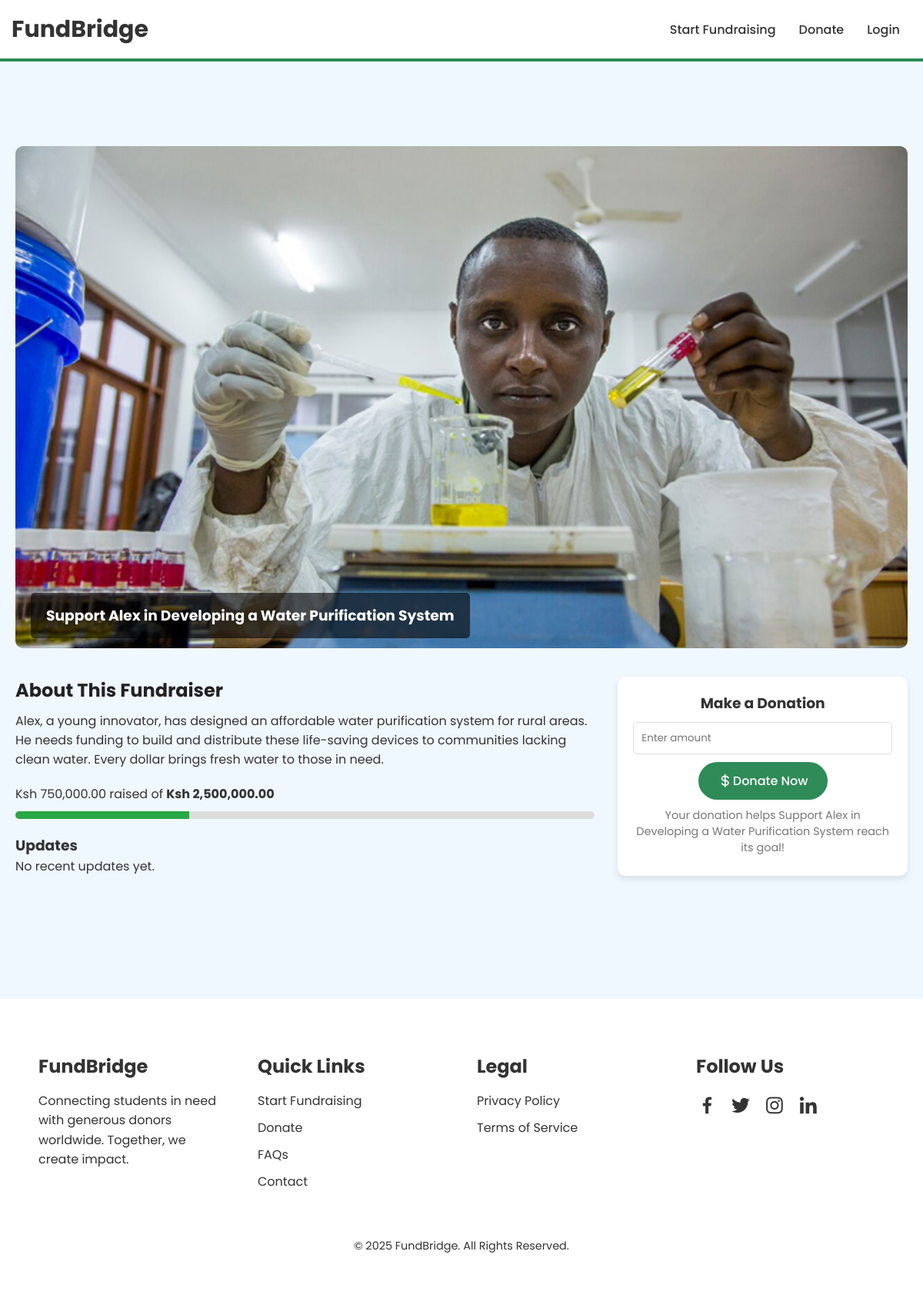
/fundraiser/2/, run on the app's committed database.
### fundrequests/models.py (models this page shows, shortened)
class Fundraiser(models.Model):
    CATEGORY_CHOICES = [
        ("academic", "Academic"),
        ("talent", "Talent"),
    ]
    title = models.CharField(max_length=255, help_text="Title of the fundraiser")
    description = models.TextField(help_text="Brief description of the fundraiser")
    category = models.CharField(max_length=10, choices=CATEGORY_CHOICES, default="academic")
    image = models.ImageField(upload_to="fundraiser_images/", default="default.jpg")
    target_amount = models.DecimalField(max_digits=10, decimal_places=2, help_text="Target amount to be raised")
    raised_amount = models.DecimalField(max_digits=10, decimal_places=2, default=0.00, help_text="Amount already raised")
    created_by = models.ForeignKey(User, on_delete=models.CASCADE, help_text="User who created the fundraiser")
    created_at = models.DateTimeField(auto_now_add=True)
    approved = models.BooleanField(default=False, help_text="Admin approval status")
    def progress_percentage(self):
        if self.target_amount > 0:
            return (self.raised_amount / self.target_amount) * 100
        return 0

### fundrequests/views.py (the view)
# urls.py: path("fundraiser/<int:fundraiser_id>/", fundraiser_detail, name="fundraiser_detail"),
def fundraiser_detail(request, fundraiser_id):
    fundraiser = get_object_or_404(Fundraiser, id=fundraiser_id)
    return render(request, "fundraiser_details.html", {"fundraiser": fundraiser})

### templates/fundraiser_details.html (shortened to what this page needs)
{% extends "base.html" %} {% load static %} {%load humanize%}  {%block extra_css %}
<link rel="stylesheet" href="{% static 'css/fundraiser-details.css' %}" />
{% endblock %} {%block content%}
<section class="fundraiser-details">
  <div class="container">
    <div class="fundraiser-hero">
      <img src="{{ fundraiser.image.url }}" alt="{{ fundraiser.title }}" />
      <div class="hero-overlay">
        <h3>{{ fundraiser.title }}</h3>
      </div>
    </div>
    <div class="fundraiser-content">
      <div class="fundraiser-info">
        <h2>About This Fundraiser</h2>
        <p>{{ fundraiser.description }}</p>
        <div class="progress-container">
          <span
            >Ksh {{ fundraiser.raised_amount|intcomma }} raised of
            <strong>Ksh {{fundraiser.target_amount|intcomma}}</strong>
          </span>
          <div class="progress-bar">
            <div
              class="progress"
              style="width: {{ fundraiser.progress_percentage }}%"
            ></div>
          </div>
        </div>
        <h3>Updates</h3>
        <p>No recent updates yet.</p>
      </div>
      <div class="donate-box">
        <h3>Make a Donation</h3>
        <form action="" method="POST">
          <input
            type="number"
            name="amount"
            placeholder="Enter amount"
            required
          />
          <button type="submit" class="btn-primary">
            <i class="bx bx-dollar"></i> Donate Now
          </button>
        </form>
        <p class="small-text">
          Your donation helps {{ fundraiser.title }} reach its goal!
        </p>
      </div>
    </div>
  </div>
</section>
{% endblock %}

### templates/base.html (shortened to what this page needs)
{% load static %}
<!DOCTYPE html>
<html lang="en">
  <head>
    <link
      rel="stylesheet"
      href="https://unpkg.com/boxicons@latest/css/boxicons.min.css"
    />
    <link rel="stylesheet" href="{% static 'css/base.css' %}" />
    {% block extra_css %}{% endblock %}
  </head>
  <body>
    <header>
      <div class="logo">
        <h1><a href="{% url 'home' %}">FundBridge</a></h1>
      </div>
      <nav>
        <ul id="nav-list">
          <li><a href="{% url 'create_fundraiser' %}">Start Fundraising</a></li>
          <li><a href="#">Donate</a></li>
          {% if user.is_authenticated %}
          <li><a href="#">My Account</a></li>
          <li><a href="#">Logout</a></li>
          {% else %}
          <li><a href="{% url 'login' %}">Login</a></li>
          {% endif %}
        </ul>
      </nav>
    </header>
    <main class="main">
       {% block content %} {% endblock %}
    </main>
    <footer>
      <div class="container">
        <div class="footer-grid">
          <div class="footer-section">
            <h2 class="heading">FundBridge</h2>
            <p>
              Connecting students in need with generous donors worldwide.
              Together, we create impact.
            </p>
          </div>
          <div class="footer-section">
            <h3 class="heading">Quick Links</h3>
            <ul>
              <li>
                <a href="{% url 'create_fundraiser' %}">Start Fundraising</a>
              </li>
              <li><a href="#">Donate</a></li>
              <li><a href="#">FAQs</a></li>
              <li><a href="#">Contact</a></li>
            </ul>
          </div>
          <div class="footer-section">
            <h3 class="heading">Legal</h3>
            <ul>
              <li><a href="#">Privacy Policy</a></li>
              <li><a href="#">Terms of Service</a></li>
            </ul>
          </div>
          <div class="footer-section">
            <h3 class="heading">Follow Us</h3>
            <div class="social-icons">
              <a href="#"><i class="bx bxl-facebook"></i></a>
              <a href="#"><i class="bx bxl-twitter"></i></a>
              <a href="#"><i class="bx bxl-instagram"></i></a>
              <a href="#"><i class="bx bxl-linkedin"></i></a>
            </div>
          </div>
        </div>
        <div class="footer-bottom">
          <p>&copy; 2025 FundBridge. All Rights Reserved.</p>
        </div>
      </div>
    </footer>
  </body>
</html>

### static/css/base.css (style rules this page uses)
:root { --primary-color: #2e8b57; --secondary-color: #fab150; --background-color: #f0f8ff; --text-color: #333; --white-color: #ffffff; }
* { padding: 0; margin: 0; outline: 0; border: 0; font-family: "Poppins", sans-serif; box-sizing: border-box; }
body { background-color: var(--background-color); color: var(--text-color); scroll-behavior: smooth; }
.main { padding: 80px 0 50px 0; }
header { background-color: var(--white-color); color: var(--text-color); padding: 15px; display: flex; justify-content: space-between; align-items: center; position: fixed; top: 0; left: 0; right: 0; height: 80px; z-index: 1000; border-bottom: 4px solid var(--primary-color); }
header .logo h1 { margin: 0; font-size: 30px; }
header .logo a { color: var(--text-color); text-decoration: none; }
nav ul { list-style: none; padding: 0; margin: 0; display: flex; }
nav ul li { margin: 0 15px; }
nav ul li a { text-decoration: none; color: var(--text-color); font-weight: 500; }
.btn-primary { display: inline-block; padding: 12px 25px; background-color: var(--primary-color); color: var(--white-color); width: fit-content; display: flex; align-items: center; justify-content: center; font-size: 1rem; font-weight: 500; text-decoration: none; border-radius: 30px; transition: 0.3s ease; margin: 0 auto; cursor: pointer; }
.btn-primary i { font-size: 20px; }
.heading { font-size: 1.5rem; color: var(--primary-color); }
footer { background: var(--white-color); color: white; padding: 50px 20px; text-align: center; }
.footer-grid { display: grid; grid-template-columns: repeat(auto-fit, minmax(200px, 1fr)); gap: 40px; text-align: left; max-width: 1100px; margin: auto; }
.footer-grid p { color: var(--text-color); font-size: 1rem; line-height: 1.6; }
.footer-section h2, .footer-section h3 { margin-bottom: 15px; color: var(--text-color); }
.footer-section ul { list-style: none; padding: 0; }
.footer-section ul li { margin-bottom: 10px; }
.footer-section ul li a { text-decoration: none; color: var(--text-color); font-size: 1rem; transition: color 0.3s; }
.social-icons { display: flex; gap: 15px; }
.social-icons a { color: var(--text-color); font-size: 1.8rem; transition: color 0.3s; }
.footer-bottom { margin-top: 30px; border-top: 1px solid rgba(255, 255, 255, 0.3); padding-top: 20px; font-size: 0.9rem; }
.footer-bottom p { color: var(--text-color); }

### static/css/fundraiser-details.css (style rules this page uses)
.fundraiser-details { padding: 90px 0; }
.container { max-width: 1200px; margin: auto; padding: 20px; }
.fundraiser-hero { position: relative; width: 100%; aspect-ratio: 16/9; }
.fundraiser-hero img { width: 100%; height: 100%; object-fit: cover; border-radius: 10px; }
.hero-overlay { position: absolute; bottom: 20px; left: 20px; background: rgba(0, 0, 0, 0.6); color: #fff; padding: 15px 20px; border-radius: 5px; }
.fundraiser-content { display: grid; grid-template-columns: 2fr 1fr; gap: 30px; margin-top: 30px; }
.fundraiser-info h2 { color: #222; margin-bottom: 10px; }
.progress-container { margin: 20px 0; }
.progress-bar { background: #ddd; height: 10px; border-radius: 5px; overflow: hidden; margin-top: 10px; }
.progress { height: 100%; background: #28a745; width: 0%; transition: width 0.5s ease-in-out; }
.donate-box { background: var(--white-color); padding: 20px; border-radius: 10px; box-shadow: 0 4px 8px rgba(0, 0, 0, 0.1); text-align: center; }
.donate-box input { width: 100%; padding: 10px; margin: 10px 0; border: 1px solid #ddd; border-radius: 5px; }
.small-text { font-size: 0.9rem; color: #777; margin-top: 10px; }

### data on the page
Fundraiser: image (picture), title "Support Alex in Developing a Water Purification System", description "Alex, a young innovator, has designed an affordable water purification system for rural areas. He needs funding to build and distribute these life-saving devices to communities lacking clean water. Every dollar brings fresh water to those in need.", raised_amount "750,000.00", target_amount "2,500,000.00"
